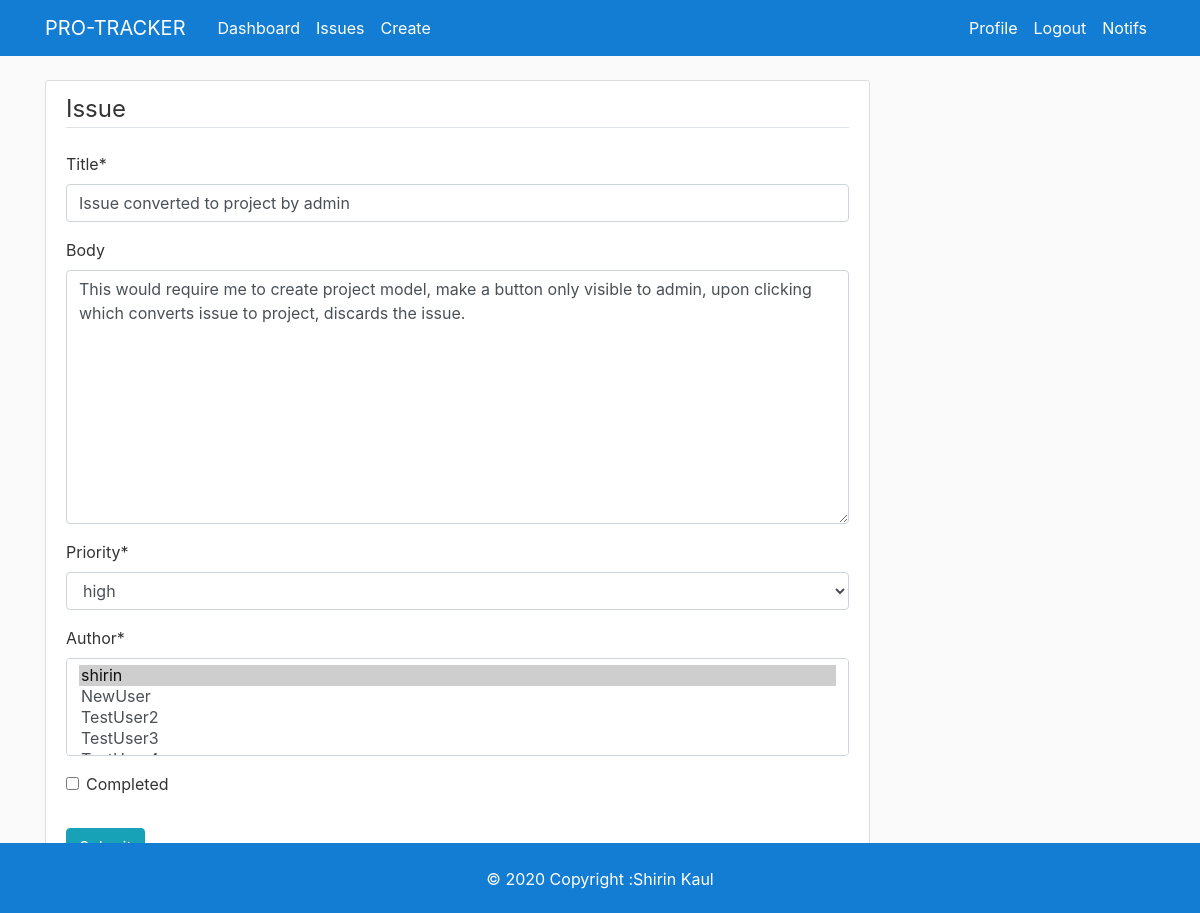
The page /issue/3/update/ (signed in) on the database as committed earlier.
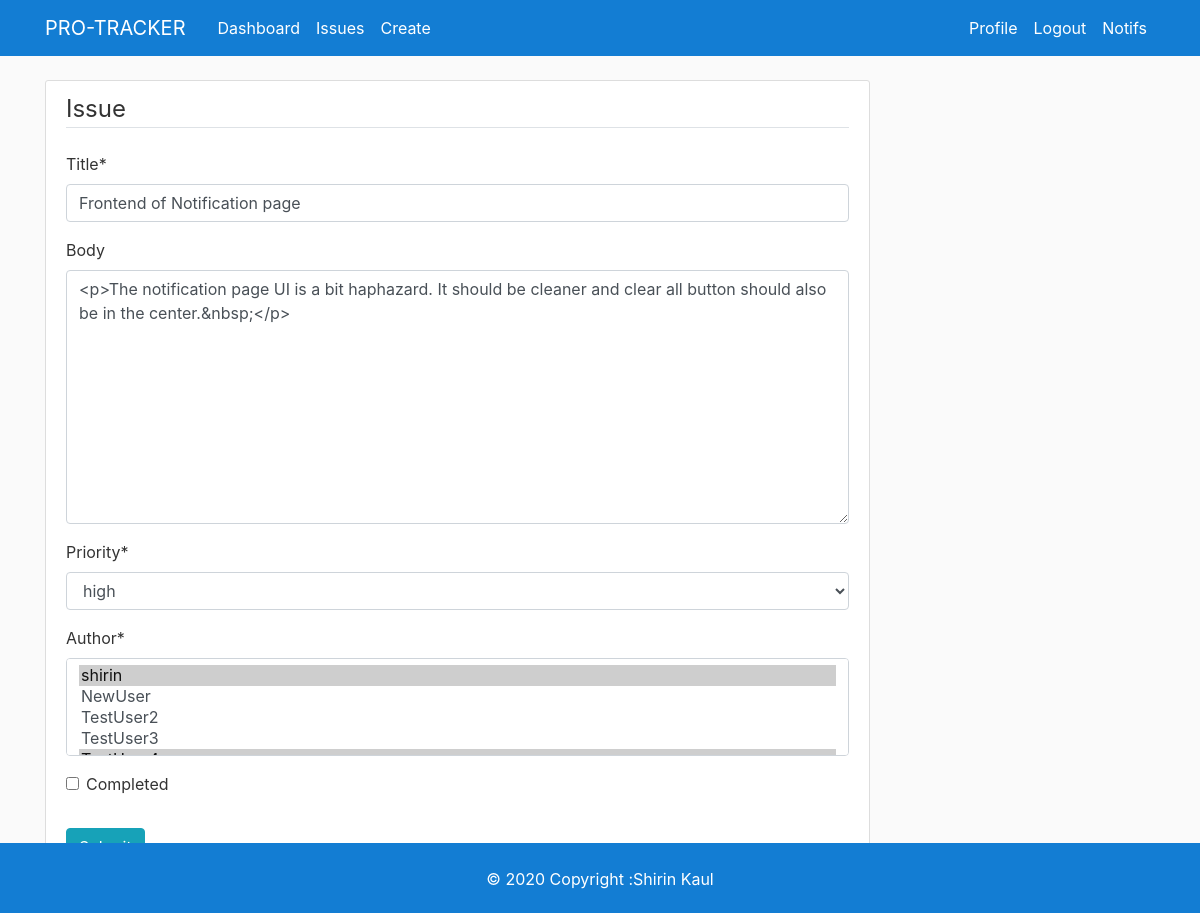
The same page on the database as committed later.
### issue/models.py (models this page shows, shortened)
class Issue(models.Model):
    PRIORITY_CHOICES= (
        ('high','high'),
        ('medium','medium'),
        ('low', 'low')
    )
    title=models.CharField(max_length=100)
    content=RichTextUploadingField(verbose_name='Body',null=True,blank=True)
    date_created=models.DateTimeField(default=timezone.now)
    priority=models.CharField(max_length=30, choices=PRIORITY_CHOICES)
    author = models.ManyToManyField(User)
    completed = models.BooleanField(default=False)

### issue/views.py (the view, shortened to what this page needs)
# urls.py: path('<int:pk>/update/', views.IssueUpdateView.as_view(), name='issue-update'),
class IssueUpdateView(LoginRequiredMixin, UserPassesTestMixin, UpdateView):
    model = Issue
    form_class = IssueUpdateForm
    def test_func(self):
        post= self.get_object()
        if self.request.user in post.author.all() or self.request.user.has_perm('issue.change_issue'):
            return True
        else:
            return False

### issue/forms.py
class IssueUpdateForm(forms.ModelForm):
    class Meta:
        model = Issue
        fields= ['title', 'content', 'priority', 'author', 'completed']

### issue/templates/issue/issue_form.html (shortened to what this page needs)
{% extends "issue/base.html" %}
{% load crispy_forms_tags %}
    {% block content %}
    <div class="col-md-9">
        <div class="content-section">
            <form method="POST">
                <fieldset class ="form-group">
                    <legend class="border-bottom mb-4">
                        Issue
                    </legend>
                    {{form| crispy}}
                </fieldset>
                <div class="form-group">
                    <button class="btn btn-info" type="submit" id="completed">Submit</button>
                </div>
            </form>
        </div>
    </div>
{%endblock content%}

Rows that differ between the two databases and show on the page:
changed Issue "high": title "Issue converted to project by admin" → "Frontend of Notification page"; content "This would require me to create project model, make a button only visible to admin, upon clicking which converts issue to project, discards the issue." → "<p>The notification page UI is a bit haphazard. It should be cleaner and clear all button should also be in the center.&nbsp;</p>"
